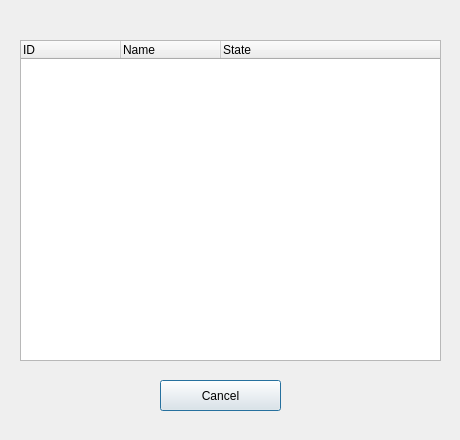
<?xml version="1.0" encoding="UTF-8"?>
<ui version="4.0">
 <class>DeleteStockDialog</class>
 <widget class="QDialog" name="DeleteStockDialog">
  <property name="geometry">
   <rect>
    <x>0</x>
    <y>0</y>
    <width>460</width>
    <height>440</height>
   </rect>
  </property>
  <property name="windowTitle">
   <string>Dialog</string>
  </property>
  <widget class="QPushButton" name="cancelButton">
   <property name="geometry">
    <rect>
     <x>160</x>
     <y>380</y>
     <width>121</width>
     <height>31</height>
    </rect>
   </property>
   <property name="text">
    <string>Cancel</string>
   </property>
  </widget>
  <widget class="QTreeWidget" name="itemsTree">
   <property name="geometry">
    <rect>
     <x>20</x>
     <y>40</y>
     <width>421</width>
     <height>321</height>
    </rect>
   </property>
   <property name="itemsExpandable">
    <bool>true</bool>
   </property>
   <property name="sortingEnabled">
    <bool>false</bool>
   </property>
   <column>
    <property name="text">
     <string>ID</string>
    </property>
   </column>
   <column>
    <property name="text">
     <string>Name</string>
    </property>
   </column>
   <column>
    <property name="text">
     <string>State</string>
    </property>
   </column>
  </widget>
 </widget>
 <resources/>
 <connections/>
</ui>
